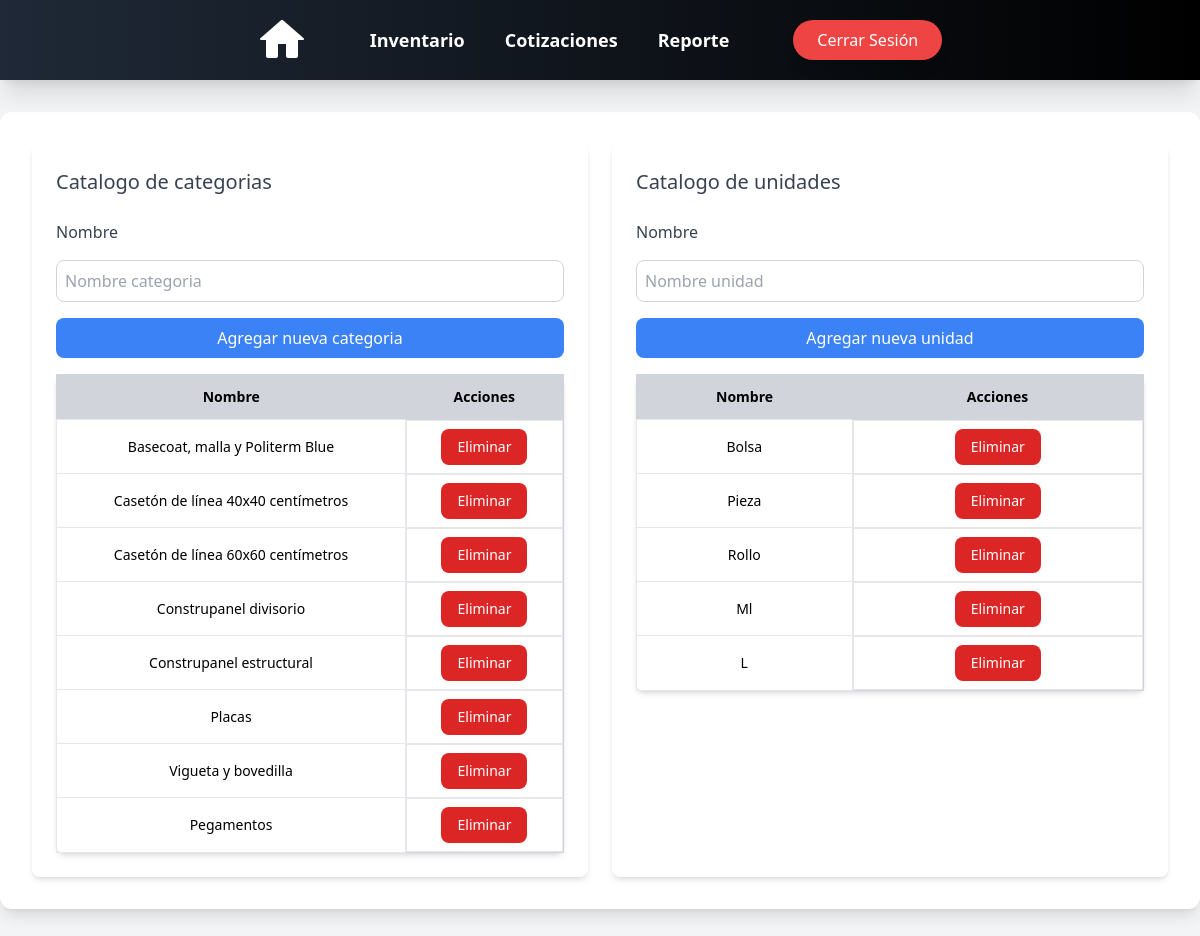
/products/category/ (signed in), run on the app's committed database.
### products/models.py (models this page shows, shortened)
class Categorias(models.Model):
    nombre = models.CharField(max_length=50, blank=True, null=False)

class Unidades(models.Model):
    nombre = models.CharField(max_length=50, blank=True, null=False)

### products/views.py (the view)
# urls.py: path("category/", category_unit, name="category_unit"),
def category_unit(request):
    categorias = Categorias.objects.all()
    unidades = Unidades.objects.all()
    context ={
        'categorias': categorias,
        'unidades': unidades,
    }
    return render(request, 'products/categorias.html', context)

### users/context_processors.py (called while the page is built)
def empleado_context(request):
    if request.user.is_authenticated:
        empleado = request.user.groups.filter(name='Empleado').exists()
    else:
        empleado = False  # Si no está autenticado, no es parte del grupo
    return {'empleado': empleado}

### templates/products/categorias.html (shortened to what this page needs)
<!DOCTYPE html>
<html lang="en">
<head>
</head>
<body class="bg-gray-100 min-h-screen flex flex-col">
{% if request.user.is_authenticated %}
{% include 'nav_bar.html' %}
    <div class="animate__animated animate__fadeIn">
        <div class="container mx-auto p-8 mt-28 mb-24 w-full max-w-7xl bg-white rounded-xl shadow-lg">
            <div class="grid grid-cols-1 md:grid-cols-2 gap-6">
                <div class="w-full p-6 bg-white shadow-md rounded-lg">
                    <h1 class="text-xl text-gray-700 mb-6">Catalogo de categorias</h1>
                    <form method="POST" action="{% url 'create_category' %}" enctype="multipart/form-data" class="space-y-4">
                        <label class="block text-gray-700 font-medium">Nombre</label>
                        <input type="text" name="nombre" placeholder="Nombre categoria"
                               class="w-full p-2 border border-gray-300 rounded-lg focus:ring focus:ring-blue-300">
                        <button type="submit" class="w-full bg-blue-500 text-white py-2 px-4 rounded-lg hover:bg-blue-600 transition">Agregar nueva categoria</button>
                    </form>
                    <table id="categorysTable" class="w-full border border-gray-300 bg-white shadow-md rounded-lg text-sm mt-4">
                        <thead class="bg-gray-200">
                            <tr class="bg-gray-300">
                                <th class="py-3 px-4">Nombre</th>
                                <th class="py-3 px-4">Acciones</th>
                            </tr>
                        </thead>
                        <tbody>
                        {% for categoria in categorias %}
                            <tr class="hover:bg-gray-50">
                                <td class="py-2 px-4 border product-name text-center">{{ categoria.nombre }}</td>
                                <td class="py-2 px-4 border flex justify-center space-x-2">
                                    <a href="{% url 'delete_category' categoria.id %}" class="bg-red-600 text-white px-4 py-2 rounded-lg hover:bg-red-700 transition">Eliminar</a>
                                </td>
                            </tr>
                        {% endfor %}
                        </tbody>
                    </table>
                </div>
                <div class="w-full p-6 bg-white shadow-md rounded-lg">
                    <h1 class="text-xl text-gray-700 mb-6">Catalogo de unidades</h1>
                    <form method="POST" action="{% url 'create_unit' %}" enctype="multipart/form-data" class="space-y-4">
                        <label class="block text-gray-700 font-medium">Nombre</label>
                        <input type="text" name="nombre" placeholder="Nombre unidad"
                               class="w-full p-2 border border-gray-300 rounded-lg focus:ring focus:ring-blue-300">
                        <button type="submit" class="w-full bg-blue-500 text-white py-2 px-4 rounded-lg hover:bg-blue-600 transition">Agregar nueva unidad</button>
                    </form>
                    <table id="unitTable" class="w-full border border-gray-300 bg-white shadow-md rounded-lg text-sm mt-4">
                        <thead class="bg-gray-200">
                            <tr class="bg-gray-300">
                                <th class="py-3 px-4">Nombre</th>
                                <th class="py-3 px-4">Acciones</th>
                            </tr>
                        </thead>
                        <tbody>
                        {% for unidad in unidades %}
                            <tr class="hover:bg-gray-50">
                                <td class="py-2 px-4 border product-name text-center">{{ unidad.nombre }}</td>
                                <td class="py-2 px-4 border flex justify-center space-x-2">
                                    <a href="{% url 'delete_unit' unidad.id %}" class="bg-red-600 text-white px-4 py-2 rounded-lg hover:bg-red-700 transition">Eliminar</a>
                                </td>
                            </tr>
                        {% endfor %}
                        </tbody>
                    </table>
                </div>
            </div>
        </div>
    </div>
{% endif %}
</body>
</html>

### data on the page
Categorias: nombre "Basecoat, malla y Politerm Blue"
Categorias: nombre "Casetón de línea 40x40 centímetros"
Categorias: nombre "Casetón de línea 60x60 centímetros"
Categorias: nombre "Construpanel divisorio"
Categorias: nombre "Construpanel estructural"
Categorias: nombre "Placas"
Categorias: nombre "Vigueta y bovedilla"
Categorias: nombre "Pegamentos"
Unidades: nombre "Bolsa"
Unidades: nombre "Pieza"
Unidades: nombre "Rollo"
Unidades: nombre "Ml"
Unidades: nombre "L"
